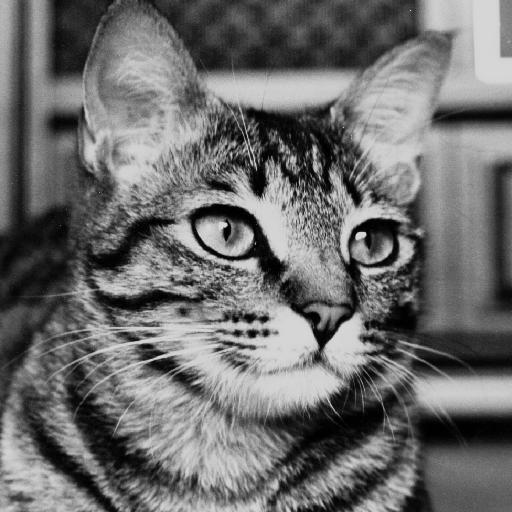
#> input picture cat.bmp, 512 x 512 px
$ python problem2a.py
#> lines starting #> are read from the running program, lines starting #| are printed output that depends on the picture
import imageio.v2 as iio
import numpy as np
import matplotlib.pyplot as plt

img = iio.imread("cat.bmp")
#> img is the input picture: shape (512, 512); min 0, max 232, mean 108.9
size = 512

rangeMin = 50
rangeMax = 150

plt.subplot(2,1,1)
plt.imshow(img, cmap='grey')

for i in range(size):
    for j in range(size):
        if(img[i][j] <= rangeMax and img[i][j] >= rangeMin):
            img[i][j] = img[i][j] + 50
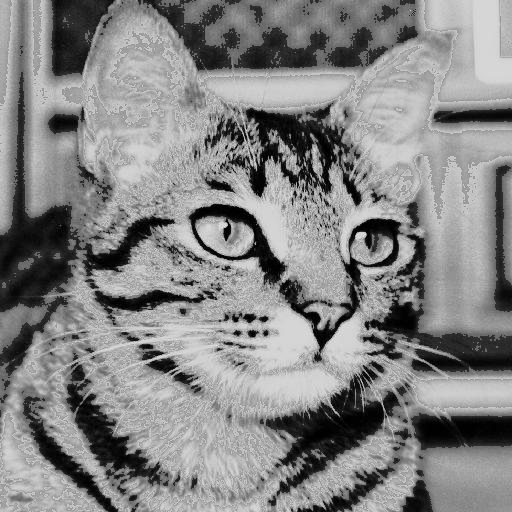
#> img: shape (512, 512); min 0, max 232, mean 132.5

plt.subplot(2,1,2)
plt.imshow(img, cmap='grey')
plt.show()
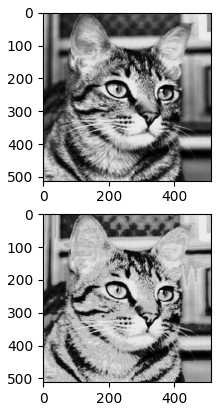
#> figure drawn by matplotlib, 2 panels
